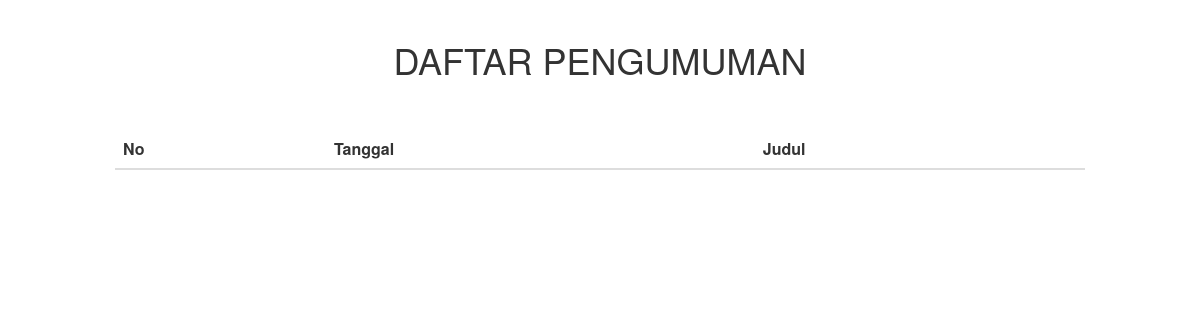
The page /daftar_pengumuman.php on the database as committed earlier.
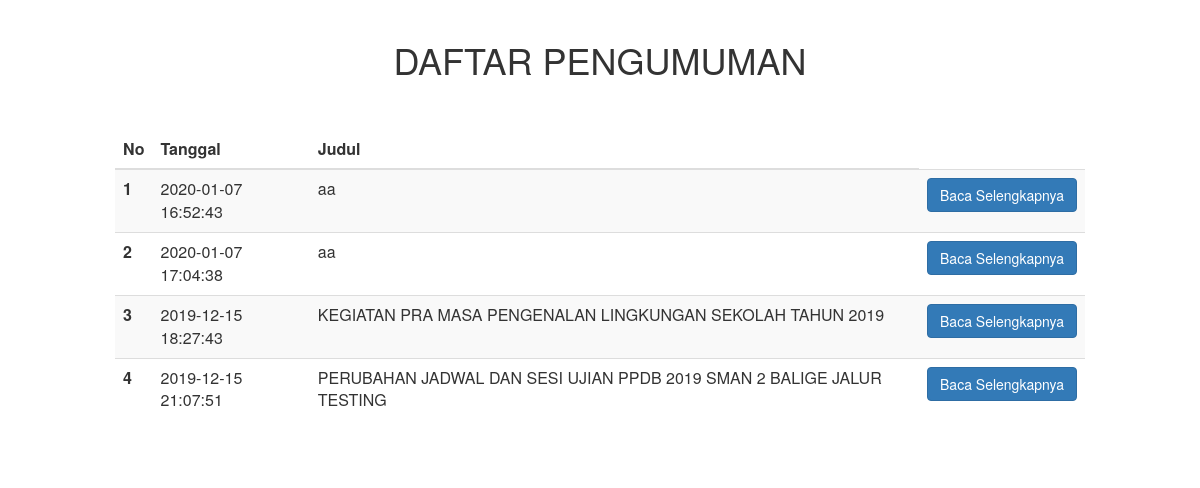
The same page on the database as committed later.
### tables this page shows
CREATE TABLE `pengumuman` (
  `id_pengumuman` int(20) NOT NULL,
  `title` varchar(500) NOT NULL,
  `descp` varchar(10000) DEFAULT NULL,
  `tanggal` datetime NOT NULL,
  `posting` varchar(20) NOT NULL,
  `kategori` varchar(20) NOT NULL
);

### daftar_pengumuman.php (the view, shortened to what this page needs)
<head>
	<link rel="stylesheet" href="https://maxcdn.bootstrapcdn.com/bootstrap/3.4.1/css/bootstrap.min.css">
</head>
<div class="container-fluid">
	<br>
	<center><p class="h1">DAFTAR PENGUMUMAN</p></center>
	<br>
	<br>
	<div class="row">
		<div class="col-md-1"></div>
		<div class="col-md-10">
			<table class="table table-striped">
				<thead class="thead-dark">
					<tr>
						<th scope="col">No</th>
						<th scope="col">Tanggal</th>
						<th scope="col">Judul</th>
					</tr>
				</thead>
				<tbody>
					<?php
					$query = "SELECT * FROM pengumuman ORDER BY id_pengumuman ASC";
					$show=mysql_query($query);
					$nomor=1;
					while ($result=mysql_fetch_array($show)) {
						?>
						<tr>
							<th scope="row"><?php echo $nomor;?></th>
							<td><?php echo $result['tanggal'];?></td>
							<td><?php echo $result['title'];?></td>
							<td><?php
							$id_pengumuman=$result['id_pengumuman'];
							?>
							<a class="btn btn-primary text-light" href="detail_pengumuman.php?id_pengumuman=<?php echo $id_pengumuman;?>">Baca Selengkapnya</a>
							</td>
						</tr>
						<?php
						$nomor++;
					}
					?>
</tbody>
			</table>
		</div>
		<div class="col-md-1"></div>
	</div>
	<br>
</div>

Rows that differ between the two databases and show on the page:
added pengumuman: tanggal "2020-01-07 16:52:43", title "aa"
added pengumuman: tanggal "2020-01-07 17:04:38", title "aa"
added pengumuman: tanggal "2019-12-15 18:27:43", title "KEGIATAN PRA MASA PENGENALAN LINGKUNGAN SEKOLAH TAHUN 2019"
added pengumuman: tanggal "2019-12-15 21:07:51", title "PERUBAHAN JADWAL DAN SESI UJIAN PPDB 2019 SMAN 2 BALIGE JALUR TESTING"
